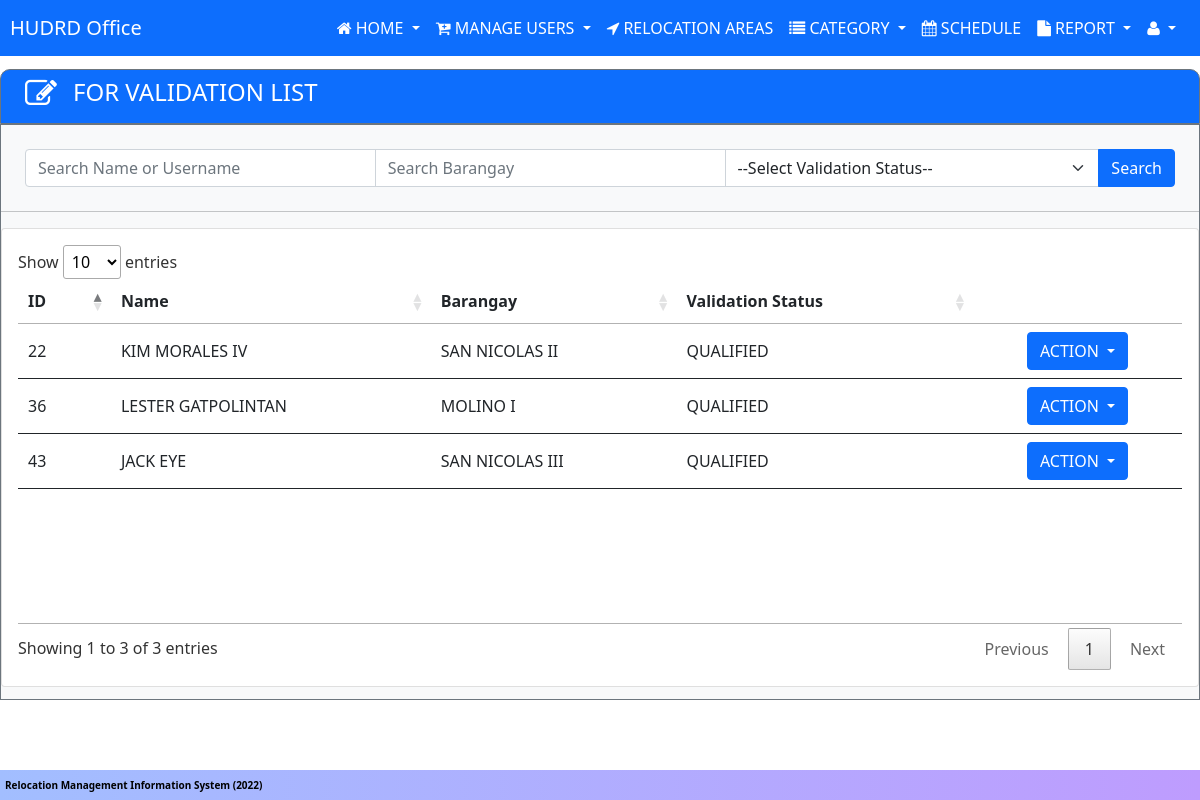
Page /userData/hudrd/hudrd-validation.php (signed in) on the earlier database version.
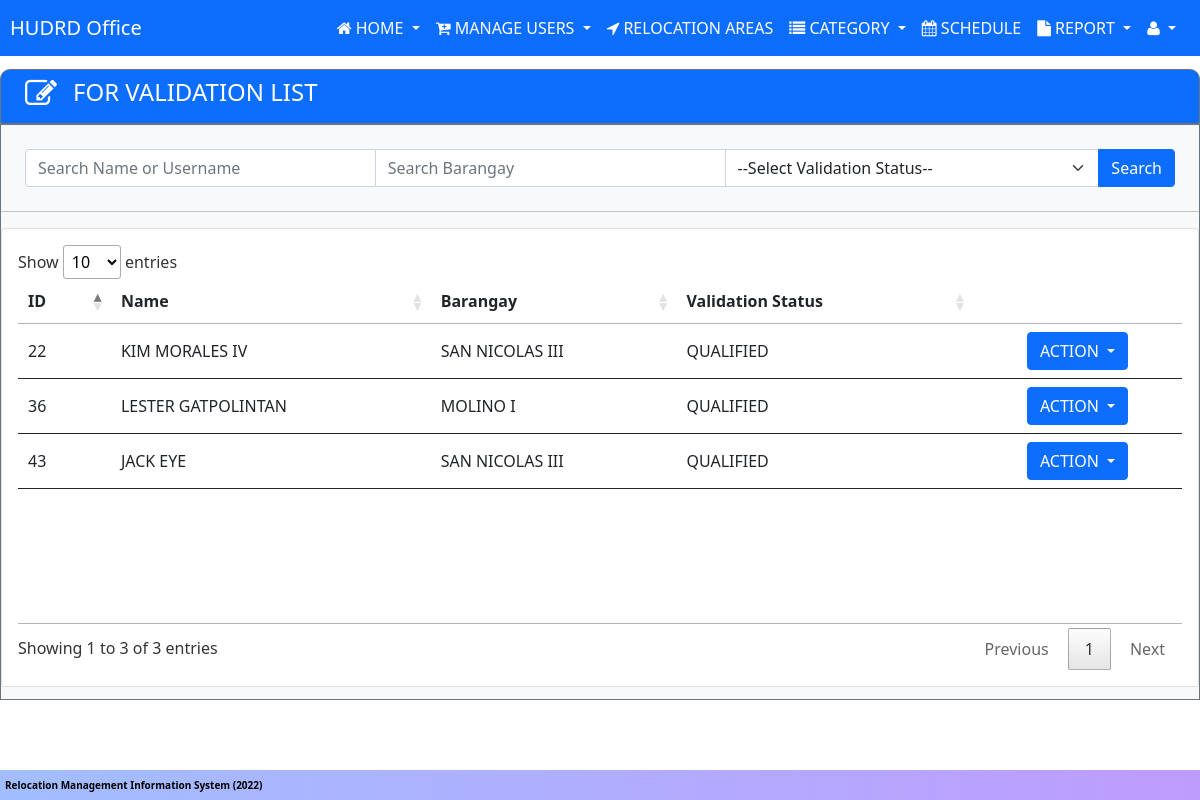
Same page on the later database version.
### tables this page shows
CREATE TABLE `tbl_users` (
  `user_id` int(11) NOT NULL AUTO_INCREMENT,
  `fname` varchar(100) NOT NULL,
  `mname` varchar(100) NOT NULL,
  `lname` varchar(100) NOT NULL,
  `ename` varchar(50) NOT NULL,
  `detailed_add` varchar(100) NOT NULL,
  `barangay` varchar(100) NOT NULL,
  `city` varchar(100) NOT NULL,
  `gender` varchar(255) NOT NULL,
  `age` int(11) NOT NULL,
  `bday` date NOT NULL,
  `contact_no` varchar(50) NOT NULL,
  `email` varchar(100) NOT NULL,
  `resetCode` varchar(10) NOT NULL,
  `user_type` varchar(50) NOT NULL,
  PRIMARY KEY (`user_id`)
);

CREATE TABLE `tbl_validation` (
  `v_id` int(11) NOT NULL AUTO_INCREMENT,
  `v_occupant_type` varchar(255) NOT NULL,
  `v_length_of_stay` int(11) NOT NULL,
  `v_structure_class` varchar(255) NOT NULL,
  `v_structure_type` varchar(255) NOT NULL,
  `v_proof1` varchar(255) NOT NULL,
  `v_proof_file1` varchar(255) NOT NULL,
  `v_proof2` varchar(255) NOT NULL,
  `v_proof_file2` varchar(255) NOT NULL,
  `v_civil_status` varchar(255) NOT NULL,
  `v_partner_name` varchar(255) NOT NULL,
  `v_status` varchar(255) NOT NULL,
  `v_remark` varchar(255) NOT NULL,
  `v_handler` varchar(11) NOT NULL DEFAULT 'PENDING',
  `v_handled_date` date DEFAULT curdate(),
  `user_id` int(11) NOT NULL,
  PRIMARY KEY (`v_id`),
  UNIQUE KEY `user_id` (`user_id`),
  CONSTRAINT `fk_user_id` FOREIGN KEY (`user_id`) REFERENCES `tbl_users` (`user_id`) ON DELETE CASCADE ON UPDATE CASCADE
);

### includes/validationModal.php (the view, shortened to what the changed rows need)
<div class="dropdown">
    <button class="btn btn-primary dropdown-toggle" id="dropdownMenu1" type="button" data-bs-toggle="dropdown">
        ACTION
    </button>
</div>

### userData/hudrd/hudrd-validation.php (shortened to what the changed rows need)
<?php include '../../includes/header.php';
?>
<div class="bg-light  me-auto ms-auto border-1 border-secondary border" style="min-height: 72vh;">
    <div class="card">
        <div class="card-body">
            <table class="table table-hover table-responsive nowrap w-100" id="example">
                <thead>
                    <tr>
                        <th>ID</th>
                        <th>Name</th>
                        <th>Barangay</th>
                        <th>Validation Status</th>
                        <th></th>
                    </tr>
                </thead>
                <tbody>
                    <?php
                    require_once '../../includes/conn.php';
                    if (isset($_POST['submitSearch'])) {
                        $searchName = $conn->real_escape_string($_POST['searchKey']);
                        $searchBarangay = $conn->real_escape_string($_POST['barangay_filter']);
                        $searchStatus = $conn->real_escape_string($_POST['v_status_filter']);
                        $sql = "SELECT * FROM tbl_users INNER JOIN tbl_accounts ON tbl_users.user_id = tbl_accounts.user_id INNER JOIN tbl_validation ON tbl_users.user_id = tbl_validation.user_id ";
                        $condition = array();
                        if (!empty($searchName)) {
                            array_push($condition, "(tbl_users.fname LIKE '%$searchName%' OR tbl_users.lname LIKE '%$searchName%' OR tbl_users.ename LIKE '%$searchName%' OR tbl_users.mname LIKE '%$searchName%' OR CONCAT(tbl_users.fname,' ',tbl_users.lname) LIKE '%$searchName%' OR CONCAT(fname,' ',lname,' ',ename) LIKE '%$searchName%')");
                        }
                        if (!empty($searchBarangay)) {
                            array_push($condition, "tbl_users.barangay LIKE '%$searchBarangay%' ");
                        }
                        if (!empty($searchStatus)) {
                            array_push($condition, "tbl_validation.v_status = '$searchStatus'");
                        }
                        $query = $sql;
                        if (count($condition) > 0) {
                            $query .= " WHERE " . implode(' AND ', $condition);
                        }
                        $result = $conn->query($query);
                        if (mysqli_num_rows($result) > 0) {
                            while ($row = $result->fetch_assoc()) :
                    ?>
                    <tr>
                        <td><?php echo $row['v_id'] ?></td>
                        <td><?php echo $row['fname'] . " " . $row['lname'] . " " . $row['ename'] ?></td>
                        <td><?php echo $row['barangay'] ?></td>
                        <td><?php echo $row['v_status'] ?></td>
                        <td class="text-center">
                            <?php include "../../includes/validationModal.php" ?>
                        </td>
                    </tr>
                    <?php
                            endwhile;
                        } else {
                            echo '<td colspan="4" class=" text-danger text-center">
                    NO RECORDS FOUND
                    </td>';
                        }
                        ?>
                    <?php
                    } else {
                        $query = $conn->query("SELECT * FROM tbl_users  INNER JOIN tbl_accounts ON tbl_users.user_id = tbl_accounts.user_id INNER JOIN tbl_validation ON tbl_users.user_id = tbl_validation.user_id ");
                        if (mysqli_num_rows($query) > 0) {
                            while ($row = mysqli_fetch_array($query)) :
                        ?>
                    <tr>
                        <td><?php echo $row['v_id'] ?></td>
                        <td><?php echo $row['fname'] . " " . $row['lname'] . " " . $row['ename'] ?></td>
                        <td><?php echo $row['barangay'] ?></td>
                        <td><?php echo $row['v_status'] ?></td>
                        <td class="text-center">
                            <?php include "../../includes/validationModal.php" ?>
                        </td>
                    </tr>
                    <?php
                            endwhile;
                        } else {
                            echo '<td colspan="4" class=" text-danger text-center">
                    NO RECORDS FOUND
                    </td>';
                        }
                    }
                    ?>
                </tbody>
            </table>
        </div>
    </div>
</div>
<?php include '../../includes/footer.php'; ?>

Differences in the rows shown:
changed tbl_users "KIM": barangay "SAN NICOLAS II" → "SAN NICOLAS III"
